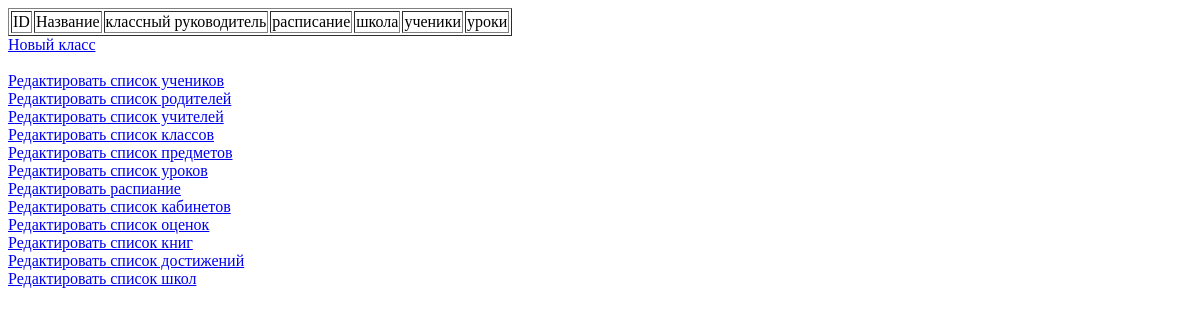
/admin_panel/classes (signed in), run on an earlier commit of the app's database.
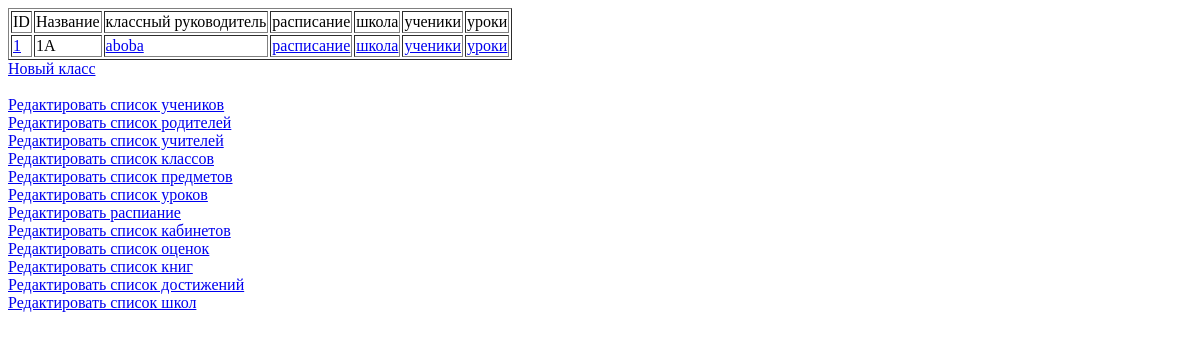
And on a later commit of the database.
### app/models.py (models this page shows, shortened)
class Class(db.Model):
    id_ = sqlalchemy.Column(sqlalchemy.Integer, primary_key=True, autoincrement=True)
    number = sqlalchemy.Column(sqlalchemy.Integer, nullable=False)
    symbol = sqlalchemy.Column(sqlalchemy.String(1), nullable=False)
    class_manager_id = sqlalchemy.Column(sqlalchemy.Integer, sqlalchemy.ForeignKey("teacher.id_"))
    timetable_id = sqlalchemy.Column(sqlalchemy.Integer, sqlalchemy.ForeignKey("timetable.id_"))
    school_id = sqlalchemy.Column(sqlalchemy.Integer, sqlalchemy.ForeignKey("school.id_"))
    students = orm.relationship('Student', backref='student_class_data', lazy='dynamic')
    lessons = orm.relationship('Lesson', backref='lesson_class_data', lazy='dynamic')

class User(db.Model, UserMixin):
    id_ = sqlalchemy.Column(sqlalchemy.Integer, primary_key=True, autoincrement=True)
    name = sqlalchemy.Column(sqlalchemy.String(32), nullable=False)
    surname = sqlalchemy.Column(sqlalchemy.String(32), nullable=False)
    password = sqlalchemy.Column(sqlalchemy.String(102), nullable=False)
    email = sqlalchemy.Column(sqlalchemy.String(255), unique=True)
    type = sqlalchemy.Column(sqlalchemy.Integer, nullable=False)
    students = db.relationship('Student', backref='student_user_data', lazy='dynamic')
    mothers = db.relationship('Mother', backref='mother_user_data', lazy='dynamic')
    fathers = db.relationship('Father', backref='father_user_data', lazy='dynamic')
    teachers = db.relationship('Teacher', backref='teacher_user_data', lazy='dynamic')
    admins = db.relationship('Admin', backref='admin_user_data', lazy='dynamic')
    def has_roles(self, *roles):
        if roles[0] == Role.Parent:
            if self.type == 1 or self.type == 2:
                return True
        elif int(roles[0]) == self.type:
            return True
        else:
            return False

### app/admin_panel.py (the view)
@application.route("/admin_panel/classes")
@roles_required(Role.Admin)
def admin_panel_classes():
    return render_template("admin/classes.html", classes=parse_filter(models.Class))

### app/admin_panel.py (called while the page is built)
def parse_filter(class_):
    params = list(request.args.keys())
    if len(params) and hasattr(class_, params[0]):
        field = params[0]
        data = request.args[field]
        results = class_.query.filter_by(**{field: data})  # 'class_' is database model
        return results
    else:
        return class_.query.all()

### app/authorization.py (called while the page is built)
@loginManager.user_loader
def load_user(user_id):
    return models.User.query.get(int(user_id))

### app/templates/admin/classes.html (shortened to what this page needs)
{% extends "/admin/base.html" %}
{% block main %}
    <table border="1">
        <tr>
            <td>ID</td>
            <td>Название</td>
            <td>классный руководитель</td>
            <td>расписание</td>
            <td>школа</td>
            <td>ученики</td>
            <td>уроки</td>
        </tr>
        {% for class in classes %}
        <tr>
            <td>
                <a href="{{ url_for('admin_panel_classes_update', id_=class.id_) }}">{{ class.id_ }}</a>
            </td>
            <td>{{ class.number }}{{ class.symbol }}</td>
            <td>
                <a href="{{ url_for('admin_panel_teachers_update', id_=class.manager.id_) }}">
                    {{ class.manager.teacher_user_data.surname }}{{ class.manager.teacher_user_data.symbol }}
                </a>
            </td>
            <td>
                <a href="{{ url_for('admin_panel_timetable_update', id_=class.timetable.id_) }}">расписание</a>
            </td>
            <td>
                <a href="{{ url_for('admin_panel_schools_update', id_=class.school.id_) }}">школа</a><br>
            </td>
            <td>
                <a href="{{ url_for('admin_panel_students', class_id=class.id_) }}">ученики</a>
            </td>
            <td>
                <a href="{{ url_for('admin_panel_lessons', class_id=class.id_) }}">уроки</a>
            </td>
        </tr>
        {% endfor %}
    </table>
    <div>
        <a href="{{ url_for('admin_panel_classes_new') }}">Новый класс</a>
    </div>
{% endblock %}

### app/templates/admin/base.html (shortened to what this page needs)
<!DOCTYPE html>
<html lang="en">
<head>
</head>
<body>
    {% block main %}
    {% endblock %}
    <br>
    <a href="{{ url_for('admin_panel_students') }}">Редактировать список учеников</a><br>
    <a href="{{ url_for('admin_panel_parents') }}">Редактировать список родителей</a><br>
    <a href="{{ url_for('admin_panel_teachers') }}">Редактировать список учителей</a><br>
    <a href="{{ url_for('admin_panel_classes') }}">Редактировать список классов</a><br>
    <a href="{{ url_for('admin_panel_subjects') }}">Редактировать список предметов</a><br>
    <a href="{{ url_for('admin_panel_lessons') }}">Редактировать список уроков</a><br>
    <a href="{{ url_for('admin_panel_timetable') }}">Редактировать распиание</a><br>
    <a href="{{ url_for('admin_panel_cabinets') }}">Редактировать список кабинетов</a><br>
    <a href="{{ url_for('admin_panel_rates') }}">Редактировать список оценок</a><br>
    <a href="{{ url_for('admin_panel_textbooks') }}">Редактировать список книг</a><br>
    <a href="{{ url_for('admin_panel_achievements') }}">Редактировать список достижений</a><br>
    <a href="{{ url_for('admin_panel_schools') }}">Редактировать список школ</a><br>
</body>
</html>

What changed in the data, as far as the page shows it:
added Class: id_ "1", number "1", symbol "А", manager.teacher_user_data.surname "aboba"
